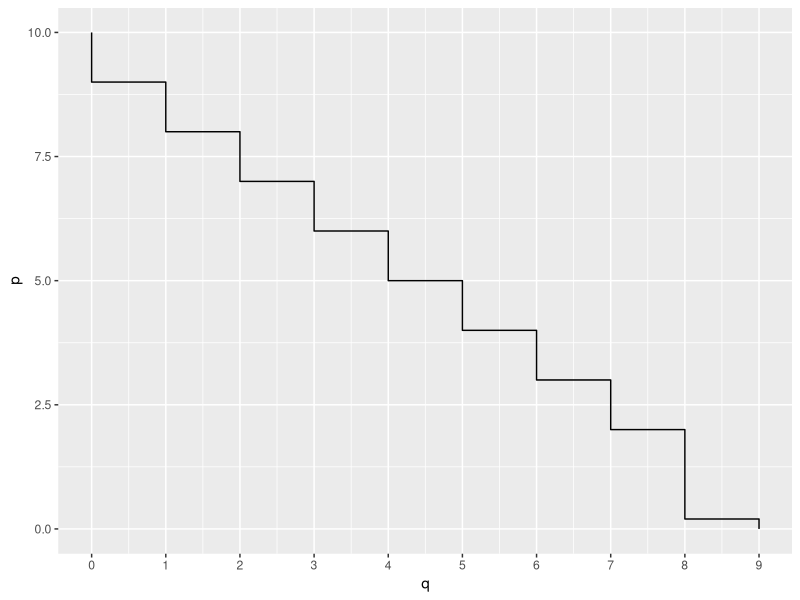

R code for this plot:
library(tidyverse)

# consumer surplus for an individual

df <- tibble(
  p = c(10, rep(9:2, each=2), 0.2, 0.2,  0),
  q = rep(0:9, each = 2)
)


ggplot(df, aes(q, p)) + 
  geom_line() + 
  geom_rect(aes(xmin = 0, xmax = 0, ymin = 0, ymax = 0)) + 
  scale_x_continuous(labels = 0:9,
                     breaks = 0:9)
